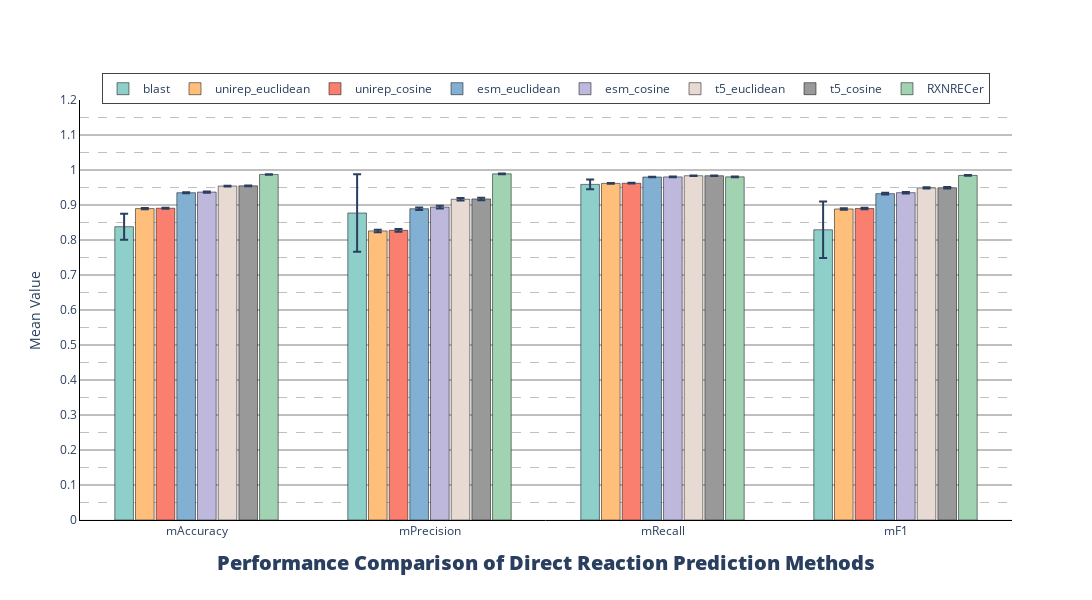

Notebook code for this chart:
### Code cell
evTools.show_ec_methods_10_eva_fig(res_metrics_data=res_std_direct)

### Figure 1 — Plotly figure (JSON) as saved in the notebook; plotly's stock layout.template omitted (floating-point values rounded to 4 significant figures)
{"data": [{"error_y": {"array": [0.03736, 0.1106, 0.01417, 0.08094], "type": "data", "visible": true}, "marker": {"color": "#8ECFC9", "line": {"color": "black", "width": 0.5}}, "name": "blast", "type": "bar", "width": 0.08, "x": ["mAccuracy", "mPrecision", "mRecall", "mF1"], "y": [0.838, 0.8771, 0.9589, 0.8292]}, {"error_y": {"array": [0.001506, 0.003642, 0.001047, 0.002087], "type": "data", "visible": true}, "marker": {"color": "#FFBE7A", "line": {"color": "black", "width": 0.5}}, "name": "unirep_euclidean", "type": "bar", "width": 0.08, "x": ["mAccuracy", "mPrecision", "mRecall", "mF1"], "y": [0.8897, 0.826, 0.9618, 0.8887]}, {"error_y": {"array": [0.00159, 0.00386, 0.00104, 0.002254], "type": "data", "visible": true}, "marker": {"color": "#FA7F6F", "line": {"color": "black", "width": 0.5}}, "name": "unirep_cosine", "type": "bar", "width": 0.08, "x": ["mAccuracy", "mPrecision", "mRecall", "mF1"], "y": [0.8908, 0.8276, 0.9622, 0.8898]}, {"error_y": {"array": [0.001567, 0.003587, 0.0009123, 0.002193], "type": "data", "visible": true}, "marker": {"color": "#82B0D2", "line": {"color": "black", "width": 0.5}}, "name": "esm_euclidean", "type": "bar", "width": 0.08, "x": ["mAccuracy", "mPrecision", "mRecall", "mF1"], "y": [0.9351, 0.8894, 0.9799, 0.9325]}, {"error_y": {"array": [0.001635, 0.003874, 0.0008782, 0.002274], "type": "data", "visible": true}, "marker": {"color": "#BEB8DC", "line": {"color": "black", "width": 0.5}}, "name": "esm_cosine", "type": "bar", "width": 0.08, "x": ["mAccuracy", "mPrecision", "mRecall", "mF1"], "y": [0.9369, 0.8941, 0.9803, 0.9352]}, {"error_y": {"array": [0.0009762, 0.003473, 0.0004789, 0.001863], "type": "data", "visible": true}, "marker": {"color": "#E7DAD2", "line": {"color": "black", "width": 0.5}}, "name": "t5_euclidean", "type": "bar", "width": 0.08, "x": ["mAccuracy", "mPrecision", "mRecall", "mF1"], "y": [0.9541, 0.9165, 0.9836, 0.9488]}, {"error_y": {"array": [0.001037, 0.003636, 0.0004815, 0.00197], "type": "data", "visible": true}, "marker": {"color": "#999999", "line": {"color": "black", "width": 0.5}}, "name": "t5_cosine", "type": "bar", "width": 0.08, "x": ["mAccuracy", "mPrecision", "mRecall", "mF1"], "y": [0.9546, 0.9173, 0.9836, 0.9493]}, {"error_y": {"array": [0.0005756, 0.0008772, 0.001319, 0.0009571], "type": "data", "visible": true}, "marker": {"color": "#A1D3B2", "line": {"color": "black", "width": 0.5}}, "name": "RXNRECer", "type": "bar", "width": 0.08, "x": ["mAccuracy", "mPrecision", "mRecall", "mF1"], "y": [0.9873, 0.989, 0.9804, 0.9847]}], "layout": {"bargap": 0.29, "barmode": "group", "height": 600, "legend": {"borderwidth": 1, "orientation": "h", "tracegroupgap": 2, "x": 0.5, "xanchor": "center", "y": 0.99, "yanchor": "bottom"}, "title": {"font": {"size": 20, "weight": 1000}, "text": "Performance Comparison of Direct Reaction Prediction Methods", "x": 0.5, "xanchor": "center", "y": 0.05}, "width": 1600, "xaxis": {"linecolor": "#000000", "linewidth": 1, "showline": true}, "yaxis": {"dtick": 0.1, "gridcolor": "gray", "gridwidth": 1, "linecolor": "black", "linewidth": 1, "minor": {"dtick": 0.05, "gridcolor": "gray", "griddash": "dash", "gridwidth": 0.5, "showgrid": true}, "range": [0, 1.2], "showgrid": true, "showline": true, "title": {"text": "Mean Value"}}}}
